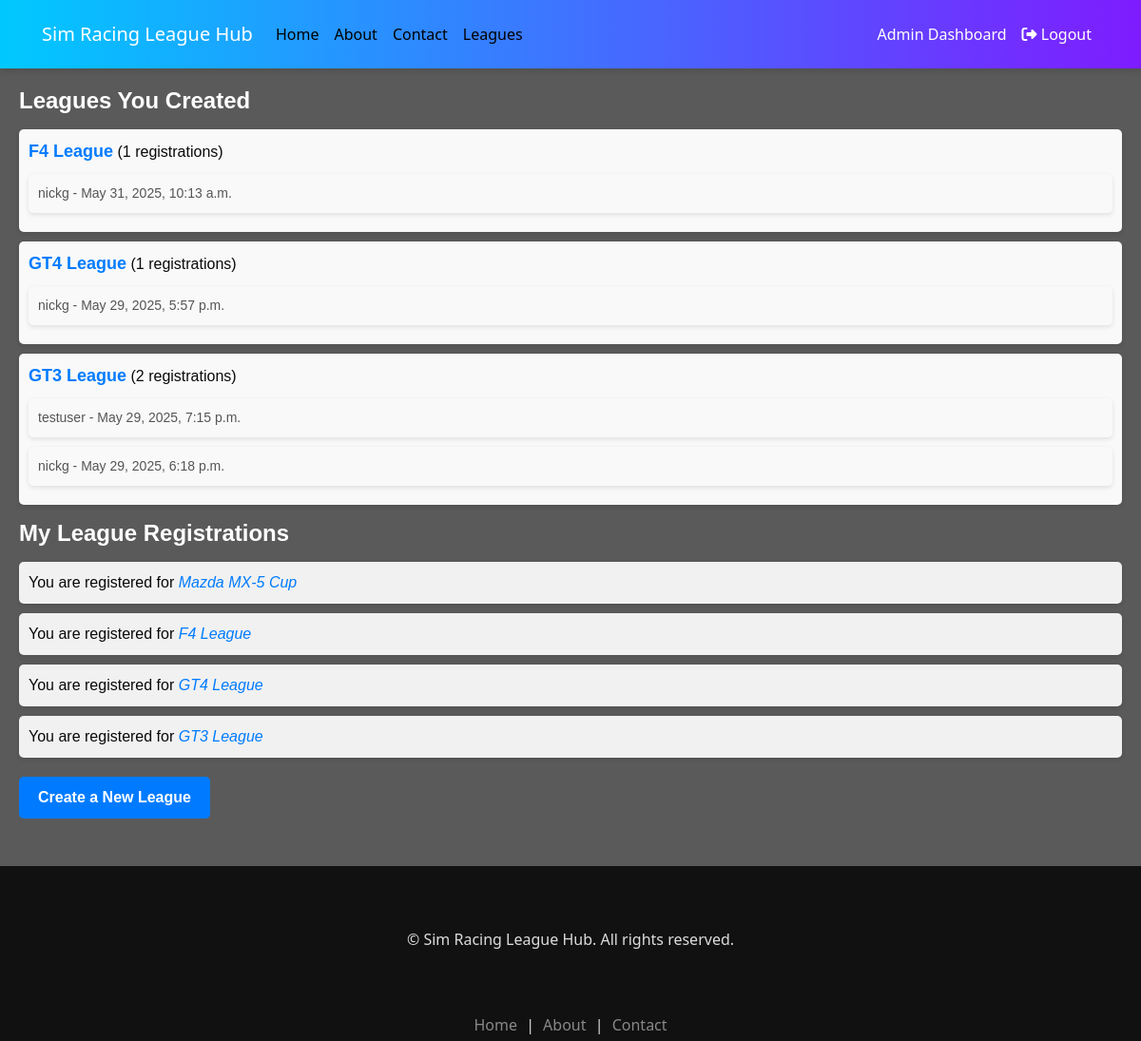
Before: /users/admin/dashboard/ (signed in) with the older database file.
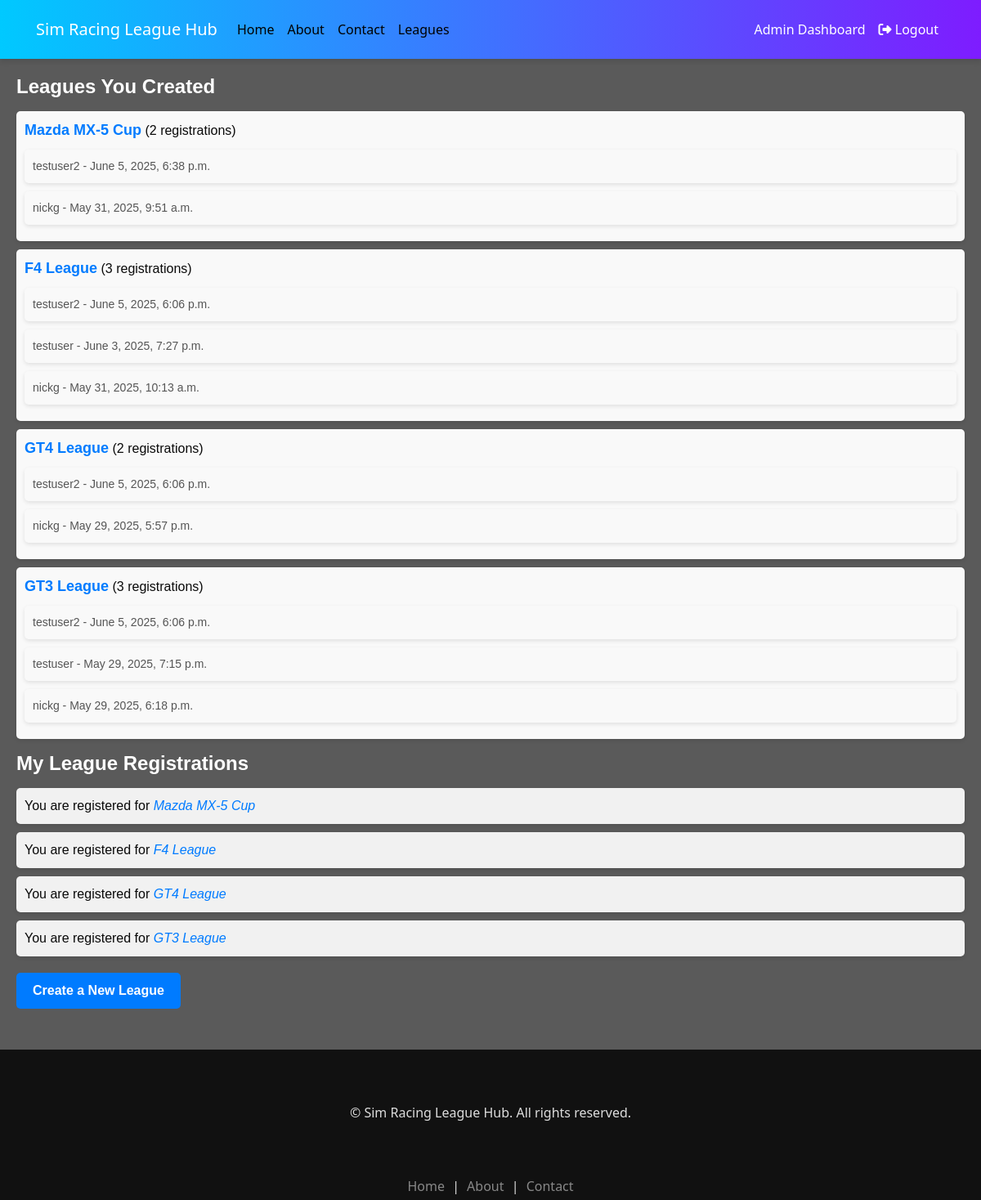
After: the same page with the newer database file.
### leagues/models.py (models this page shows, shortened)
class League(models.Model):
    title = models.CharField(max_length=100)
    cars = models.ManyToManyField('Car', related_name='leagues')
    race_day = models.CharField(max_length=78)
    race_time = models.TimeField(null=True, blank=True)
    created_on = models.DateTimeField(auto_now_add=True)
    image = models.ImageField(upload_to="leagues/", blank=True, null=True)
    max_participants = models.PositiveIntegerField(default=20)
    created_by = models.ForeignKey(
        settings.AUTH_USER_MODEL,
        on_delete=models.CASCADE,
        related_name='leagues_created',
        null=True,  # Only if you're adding this after leagues already exist
        blank=True
    )
    @property
    def participants(self):
        from django.contrib.auth import get_user_model
        User = get_user_model()
        return User.objects.filter(leagueregistration__league=self)

class LeagueRegistration(models.Model):
    user = models.ForeignKey(settings.AUTH_USER_MODEL, on_delete=models.CASCADE)
    league = models.ForeignKey(League, on_delete=models.CASCADE)
    registered_at = models.DateTimeField(auto_now_add=True)
    class Meta:
        unique_together = ('user', 'league')

### users/models.py (models this page shows, shortened)
class User(AbstractUser):
    ROLE_CHOICES = (
        ('racer', 'Racer'),
        ('admin', 'Admin'),
    )
    role = models.CharField(max_length=10, choices=ROLE_CHOICES, default='racer')
    def is_league_admin(self):
        return self.role == 'admin'

### users/views.py (the view)
# urls.py: path('admin/dashboard/', views.admin_dashboard, name='admin_dashboard'),
@login_required
@admin_required
def admin_dashboard(request):
    user = request.user
    leagues_created = League.objects.filter(created_by=user).order_by('-created_on')
    for league in leagues_created:
        league.registered_users = league.participants.all()
        league.registration_count = league.participants.count()
        league.recent_registrations = LeagueRegistration.objects.filter(
            league=league
        ).select_related('user').order_by('-registered_at')
    leagues_registered = League.objects.filter(
        leagueregistration__user=user
    ).order_by('-created_on').distinct()
    all_recent_registrations = LeagueRegistration.objects.filter(
        league__created_by=user
    ).select_related('user', 'league').order_by('-registered_at')[:10]
    return render(request, 'users/admin/dashboard.html', {
        'leagues_created': leagues_created,
        'leagues_registered': leagues_registered,
        'all_recent_registrations': all_recent_registrations,
    })

### users/views.py (called while the page is built)
def admin_required(view_func):
    @wraps(view_func)
    def wrapper(request, *args, **kwargs):
        if not request.user.is_authenticated:
            messages.error(request, "Please log in to access this page.")
            return redirect('login')
        if not request.user.is_league_admin():
            messages.error(request, "Admin access required to perform this action.")
            return render(request, '403.html', {
                'error_message': 'Admin access required',
                'redirect_url': reverse_lazy('racer_dashboard')
            }, status=403)
        return view_func(request, *args, **kwargs)
    return wrapper

### templates/users/admin/dashboard.html (shortened to what this page needs)
{% extends 'base.html' %}
{% block css %}
<link rel="stylesheet" href="/static/css/users.css">
{% endblock %}
{% block content %}
  <div class="container">
    <h2>Leagues You Created</h2>
    <div class="league-list">
      {% if leagues_created %}
        <ul>
          {% for league in leagues_created %}
            <li>
              <strong>{{ league.title }}</strong> ({{ league.registration_count }} registrations)
              <ul>
                {% for registration in league.recent_registrations %}
                  <li>{{ registration.user.username }} - {{ registration.registered_at }}</li>
                {% endfor %}
              </ul>
            </li>
          {% endfor %}
        </ul>
      {% else %}
        <p>You haven't created any leagues yet.</p>
      {% endif %}
    </div>
    <h3>My League Registrations</h3>
    <div class="recent-registrations">
      {% if leagues_registered %}
        <ul>
          {% for league in leagues_registered %}
            <li>
              You are registered for <em>{{ league.title }}</em>
            </li>
          {% endfor %}
        </ul>
      {% else %}
        <p>You haven't registered for any leagues yet.</p>
      {% endif %}
    </div>
    <div class="actions">
      <a href="{% url 'league_create' %}">Create a New League</a>
    </div>
  </div>
{% endblock %}

Changed rows visible on the page:
now on one of the page's lists (row edited): League: title "Mazda MX-5 Cup", registration_count "2"
changed League "Mazda MX-5 Cup": gains LeagueRegistration (user.username "nickg", registered_at "May 31, 2025, 9:51 a.m.")
added LeagueRegistration: user.username "testuser2", registered_at "June 5, 2025, 6:38 p.m.", shown under League "Mazda MX-5 Cup"
computed for League "F4 League": registration_count "1" → "3"
added LeagueRegistration: user.username "testuser2", registered_at "June 5, 2025, 6:06 p.m.", shown under League "F4 League"
added LeagueRegistration: user.username "testuser", registered_at "June 3, 2025, 7:27 p.m.", shown under League "F4 League"
computed for League "GT4 League": registration_count "1" → "2"
added LeagueRegistration: user.username "testuser2", registered_at "June 5, 2025, 6:06 p.m.", shown under League "GT4 League"
computed for League "GT3 League": registration_count "2" → "3"
added LeagueRegistration: user.username "testuser2", registered_at "June 5, 2025, 6:06 p.m.", shown under League "GT3 League"
